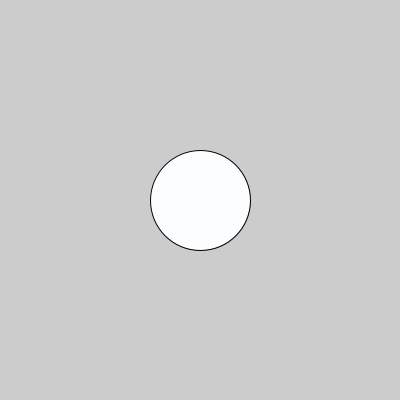
Frame 1 (no input)
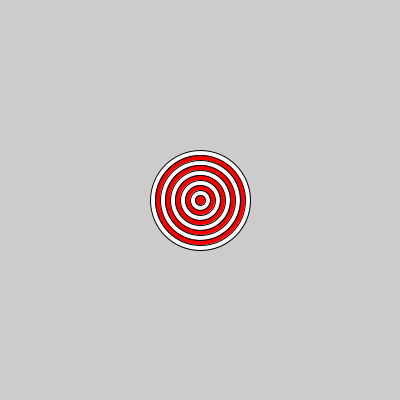
Frame 60 (the mouse pressed at the canvas centre just before this capture)
Frame 120 (the mouse held since frame 60 and released just before this capture): identical to frame 60, image omitted

The Processing sketch that drew these frames (run headless with seeded random() and noise(); from frame 60 on, the mouse is pressed at the canvas centre):

// Processing sketch: Bullseye
// ── Bullseye.pde
int size = 100;
int hi = 0;
void setup(){
size(400,400);
}
void draw(){
if(hi % 2 == 1) {
fill(#FA0000);
}
else {
  fill(#FCFDFF);
}
if(size > 0){
ellipse(200,200,size,size);
size -=10;
hi += 1;
print(hi);
}

}
  
